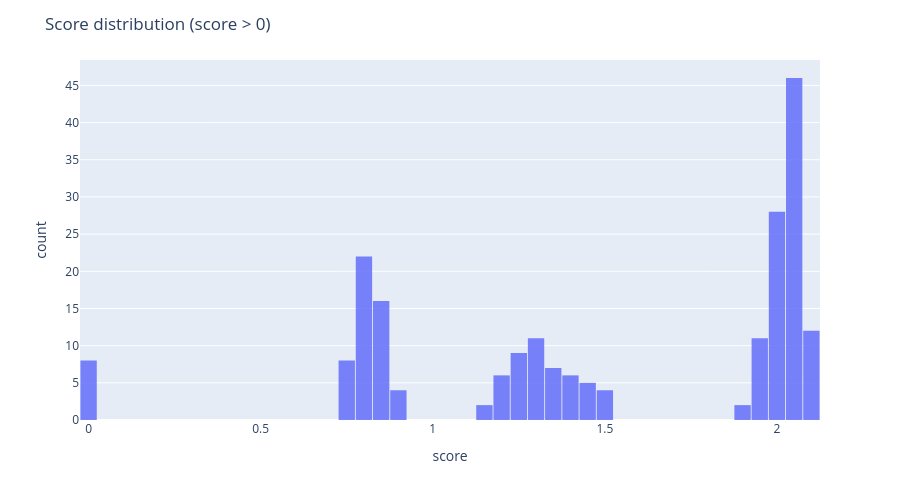

The notebook cell saved with this chart:
### Markdown cell above
## Score Distribution Histogram

### Code cell
summary_plot = summary[summary["score"] > 0].copy()

fig = px.histogram(
    summary_plot,
    x="score",
    nbins=50,
    labels={"score": "score"},
    opacity=0.85,
)

fig.update_layout(
    width=900,
    height=500,
    title="Score distribution (score > 0)",
    bargap=0.05
)

fig.show()

### Figure 1 — Plotly figure (JSON) as saved in the notebook; plotly's stock layout.template omitted (floating-point values rounded to 4 significant figures; data arrays with more than 128 entries replaced by an {"elided": "..."} marker saying what was removed)
{"data": [{"bingroup": "x", "hovertemplate": "score=%{x}<br>count=%{y}<extra></extra>", "legendgroup": "", "marker": {"color": "#636efa", "opacity": 0.85, "pattern": {"shape": ""}}, "name": "", "nbinsx": 50, "orientation": "v", "showlegend": false, "type": "histogram", "x": {"elided": "207 float values"}, "xaxis": "x", "yaxis": "y"}], "layout": {"bargap": 0.05, "barmode": "relative", "height": 500, "legend": {"tracegroupgap": 0}, "margin": {"t": 60}, "title": {"text": "Score distribution (score > 0)"}, "width": 900, "xaxis": {"anchor": "y", "domain": [0, 1], "title": {"text": "score"}}, "yaxis": {"anchor": "x", "domain": [0, 1], "title": {"text": "count"}}}}
